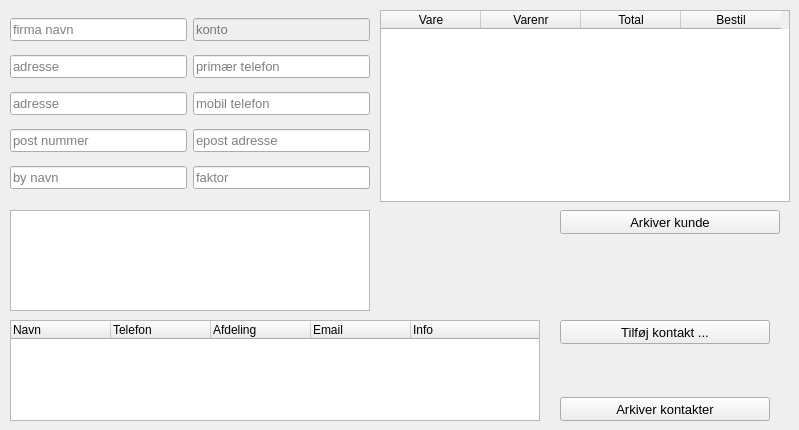
    <widget class="QWidget" name="widgetPageCustomer">
     <widget class="QWidget" name="layoutWidget">
      <property name="geometry">
       <rect>
        <x>10</x>
        <y>10</y>
        <width>360</width>
        <height>190</height>
       </rect>
      </property>
      <layout class="QGridLayout" name="widgetAppCustomerBaseData" rowstretch="0,0,0,0,0">
       <item row="4" column="1">
        <widget class="QLineEdit" name="textFactor">
         <property name="font">
          <font>
           <pointsize>10</pointsize>
          </font>
         </property>
         <property name="toolTip">
          <string>Faktor</string>
         </property>
         <property name="statusTip">
          <string>Ved salg bliver liste priser ganget med
                                                                        faktor
                                                                    </string>
         </property>
         <property name="placeholderText">
          <string>faktor</string>
         </property>
        </widget>
       </item>
       <item row="2" column="0">
        <widget class="QLineEdit" name="textAddress2">
         <property name="font">
          <font>
           <pointsize>10</pointsize>
          </font>
         </property>
         <property name="toolTip">
          <string>Udvidet adresse</string>
         </property>
         <property name="statusTip">
          <string>Dette felt er udvidet adresse</string>
         </property>
         <property name="placeholderText">
          <string>adresse</string>
         </property>
        </widget>
       </item>
       <item row="1" column="1">
        <widget class="QLineEdit" name="textPhone1">
         <property name="font">
          <font>
           <pointsize>10</pointsize>
          </font>
         </property>
         <property name="toolTip">
          <string>Primær telefon</string>
         </property>
         <property name="statusTip">
          <string>Dette felt er primær telefon til kunde
                                                                    </string>
         </property>
         <property name="placeholderText">
          <string>primær telefon</string>
         </property>
        </widget>
       </item>
       <item row="3" column="1">
        <widget class="QLineEdit" name="textEmail">
         <property name="font">
          <font>
           <pointsize>10</pointsize>
          </font>
         </property>
         <property name="toolTip">
          <string>Epost adresse</string>
         </property>
         <property name="statusTip">
          <string>Dette felt er epost adresse for kunde
                                                                    </string>
         </property>
         <property name="placeholderText">
          <string>epost adresse</string>
         </property>
        </widget>
       </item>
       <item row="1" column="0">
        <widget class="QLineEdit" name="textAddress1">
         <property name="font">
          <font>
           <pointsize>10</pointsize>
          </font>
         </property>
         <property name="toolTip">
          <string>Kundens adresse</string>
         </property>
         <property name="statusTip">
          <string>Dette felt er kunde adresse</string>
         </property>
         <property name="placeholderText">
          <string>adresse</string>
         </property>
        </widget>
       </item>
       <item row="2" column="1">
        <widget class="QLineEdit" name="textPhone2">
         <property name="font">
          <font>
           <pointsize>10</pointsize>
          </font>
         </property>
         <property name="toolTip">
          <string>Anden telefon</string>
         </property>
         <property name="statusTip">
          <string>Dette felt er mobil eller anden telefon til
                                                                        kunde
                                                                    </string>
         </property>
         <property name="placeholderText">
          <string>mobil telefon</string>
         </property>
        </widget>
       </item>
       <item row="0" column="0">
        <widget class="QLineEdit" name="textCompany">
         <property name="font">
          <font>
           <pointsize>10</pointsize>
          </font>
         </property>
         <property name="toolTip">
          <string>Firmanavn</string>
         </property>
         <property name="statusTip">
          <string>Dette felt er kunde navn</string>
         </property>
         <property name="placeholderText">
          <string>firma navn</string>
         </property>
        </widget>
       </item>
       <item row="0" column="1">
        <widget class="QLineEdit" name="textAccount">
         <property name="enabled">
          <bool>false</bool>
         </property>
         <property name="font">
          <font>
           <pointsize>10</pointsize>
           <weight>50</weight>
           <bold>false</bold>
          </font>
         </property>
         <property name="toolTip">
          <string>Kundekonto</string>
         </property>
         <property name="statusTip">
          <string>Dette felt er konto for kunde</string>
         </property>
         <property name="readOnly">
          <bool>true</bool>
         </property>
         <property name="placeholderText">
          <string>konto</string>
         </property>
        </widget>
       </item>
       <item row="4" column="0">
        <widget class="QLineEdit" name="textCityName">
         <property name="font">
          <font>
           <pointsize>10</pointsize>
          </font>
         </property>
         <property name="toolTip">
          <string>Bynavn</string>
         </property>
         <property name="statusTip">
          <string>Dette felt er bynavn for kunde</string>
         </property>
         <property name="placeholderText">
          <string>by navn</string>
         </property>
        </widget>
       </item>
       <item row="3" column="0">
        <widget class="QLineEdit" name="textZipCode">
         <property name="font">
          <font>
           <pointsize>10</pointsize>
          </font>
         </property>
         <property name="toolTip">
          <string>Postnummer</string>
         </property>
         <property name="statusTip">
          <string>Dette felt er postnummer for kunde</string>
         </property>
         <property name="placeholderText">
          <string>post nummer</string>
         </property>
        </widget>
       </item>
      </layout>
     </widget>
     <widget class="QTreeWidget" name="widgetCustomerContacts">
      <property name="geometry">
       <rect>
        <x>10</x>
        <y>320</y>
        <width>530</width>
        <height>101</height>
       </rect>
      </property>
      <property name="sizePolicy">
       <sizepolicy hsizetype="Expanding" vsizetype="Expanding">
        <horstretch>0</horstretch>
        <verstretch>0</verstretch>
       </sizepolicy>
      </property>
      <property name="sizeAdjustPolicy">
       <enum>QAbstractScrollArea::AdjustToContents</enum>
      </property>
      <property name="indentation">
       <number>0</number>
      </property>
      <property name="rootIsDecorated">
       <bool>false</bool>
      </property>
      <property name="itemsExpandable">
       <bool>false</bool>
      </property>
      <property name="expandsOnDoubleClick">
       <bool>false</bool>
      </property>
      <column>
       <property name="text">
        <string>Navn</string>
       </property>
      </column>
      <column>
       <property name="text">
        <string>Telefon</string>
       </property>
      </column>
      <column>
       <property name="text">
        <string>Afdeling</string>
       </property>
      </column>
      <column>
       <property name="text">
        <string>Email</string>
       </property>
      </column>
      <column>
       <property name="text">
        <string>Info</string>
       </property>
      </column>
     </widget>
     <widget class="QTextEdit" name="textCustomerNotes">
      <property name="geometry">
       <rect>
        <x>10</x>
        <y>210</y>
        <width>360</width>
        <height>101</height>
       </rect>
      </property>
     </widget>
     <widget class="QPushButton" name="buttonArchiveContacts">
      <property name="geometry">
       <rect>
        <x>560</x>
        <y>397</y>
        <width>210</width>
        <height>24</height>
       </rect>
      </property>
      <property name="font">
       <font>
        <pointsize>10</pointsize>
       </font>
      </property>
      <property name="text">
       <string>Arkiver kontakter</string>
      </property>
     </widget>
     <widget class="QPushButton" name="buttonCreateContact">
      <property name="geometry">
       <rect>
        <x>560</x>
        <y>320</y>
        <width>210</width>
        <height>24</height>
       </rect>
      </property>
      <property name="font">
       <font>
        <pointsize>10</pointsize>
       </font>
      </property>
      <property name="text">
       <string>Tilføj kontakt ...</string>
      </property>
     </widget>
     <widget class="QPushButton" name="buttonArchiveCustomer">
      <property name="geometry">
       <rect>
        <x>560</x>
        <y>210</y>
        <width>220</width>
        <height>24</height>
       </rect>
      </property>
      <property name="font">
       <font>
        <pointsize>10</pointsize>
       </font>
      </property>
      <property name="toolTip">
       <string>Arkiver ændringer</string>
      </property>
      <property name="statusTip">
       <string>Tryk her for at gemme rettelser i
                                                                        databasen
                                                                    </string>
      </property>
      <property name="text">
       <string>Arkiver kunde</string>
      </property>
     </widget>
     <widget class="QTableWidget" name="widgetCustomerProducts">
      <property name="geometry">
       <rect>
        <x>380</x>
        <y>10</y>
        <width>410</width>
        <height>192</height>
       </rect>
      </property>
      <column>
       <property name="text">
        <string>Vare</string>
       </property>
      </column>
      <column>
       <property name="text">
        <string>Varenr</string>
       </property>
      </column>
      <column>
       <property name="text">
        <string>Total</string>
       </property>
      </column>
      <column>
       <property name="text">
        <string>Bestil</string>
       </property>
      </column>
     </widget>
    </widget>
